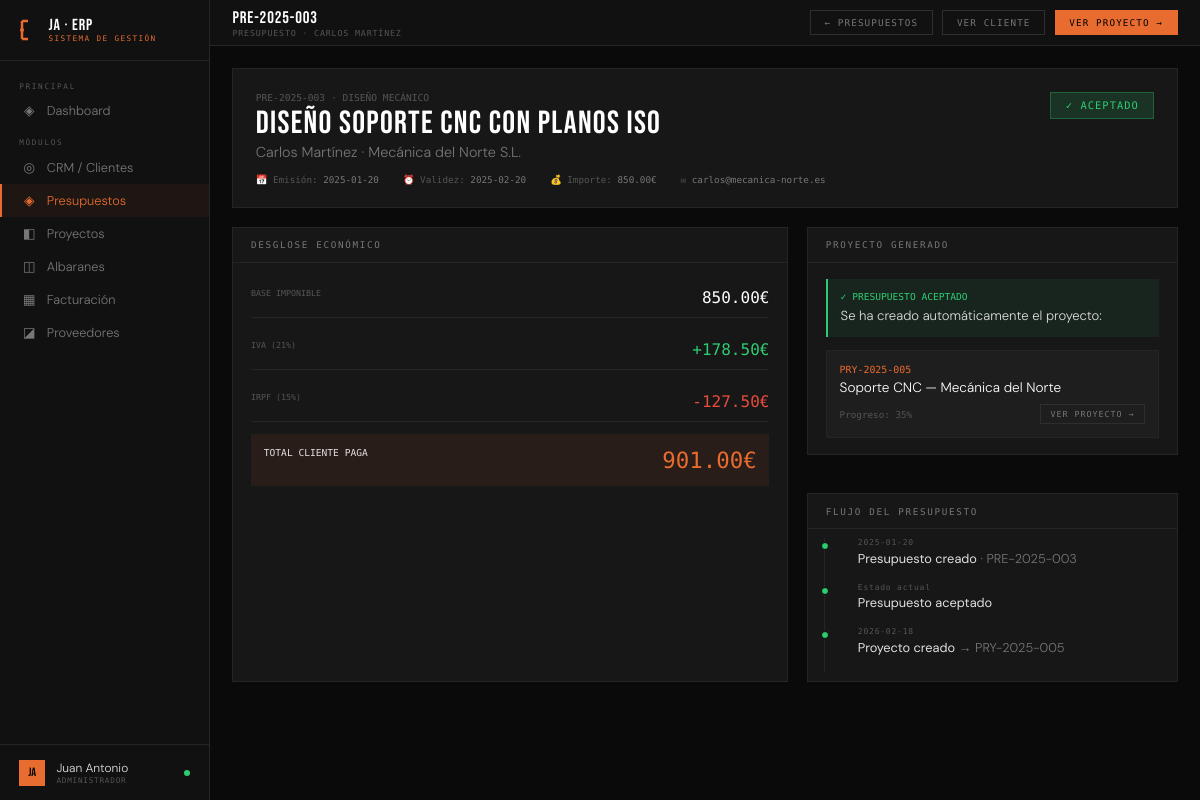
The page /presupuesto/1 on the database its author committed.
### tables this page shows
CREATE TABLE presupuestos (
        id INTEGER PRIMARY KEY AUTOINCREMENT,
        cliente_id INTEGER, numero TEXT UNIQUE, descripcion TEXT,
        servicio TEXT, importe REAL, estado TEXT DEFAULT 'borrador',
        fecha_emision TEXT, fecha_validez TEXT, notas TEXT,
        FOREIGN KEY (cliente_id) REFERENCES clientes(id));

CREATE TABLE clientes (
        id INTEGER PRIMARY KEY AUTOINCREMENT,
        nombre TEXT NOT NULL, empresa TEXT, email TEXT, telefono TEXT,
        sector TEXT, estado TEXT DEFAULT 'lead', notas TEXT,
        fecha_alta TEXT DEFAULT CURRENT_DATE);

CREATE TABLE proyectos (
        id INTEGER PRIMARY KEY AUTOINCREMENT,
        cliente_id INTEGER, presupuesto_id INTEGER,
        referencia TEXT UNIQUE, nombre TEXT NOT NULL,
        servicio TEXT, estado TEXT DEFAULT 'en_diseno',
        progreso INTEGER DEFAULT 0,
        fecha_inicio TEXT, fecha_entrega TEXT,
        importe REAL DEFAULT 0,
        horas_estimadas REAL DEFAULT 0,
        notas TEXT,
        fecha_creacion TEXT DEFAULT CURRENT_DATE,
        FOREIGN KEY (cliente_id) REFERENCES clientes(id),
        FOREIGN KEY (presupuesto_id) REFERENCES presupuestos(id));

### app.py (the view)
@app.route('/presupuesto/<int:id>')
def presupuesto_detalle(id):
    conn = get_db()
    presupuesto = conn.execute('''SELECT p.*,
        c.nombre as cliente_nombre, c.empresa as cliente_empresa, c.email as cliente_email
        FROM presupuestos p JOIN clientes c ON c.id = p.cliente_id
        WHERE p.id=?''',(id,)).fetchone()
    proyecto = conn.execute('SELECT * FROM proyectos WHERE presupuesto_id=?',(id,)).fetchone()
    conn.close()
    return render_template('presupuesto_detalle.html', presupuesto=presupuesto, proyecto=proyecto)

### app.py (called while the page is built)
def get_db():
    conn = sqlite3.connect(DB)
    conn.row_factory = sqlite3.Row
    return conn

@app.context_processor
def inject_globals():
    return {
        'today': date.today().isoformat(),
        'now': datetime.now().strftime('%b %Y'),
        'request': request,
    }

### templates/presupuesto_detalle.html (shortened to what this page needs)
{% extends "base.html" %}
{% block topbar %}
<div><div class="topbar-title">{{ presupuesto.numero }}</div><div class="topbar-sub">Presupuesto · {{ presupuesto.cliente_nombre }}</div></div>
<div class="topbar-right">
  <a href="/presupuestos" class="btn">← Presupuestos</a>
  <a href="/cliente/{{ presupuesto.cliente_id }}" class="btn">Ver cliente</a>
  {% if proyecto %}
  <a href="/proyecto/{{ proyecto.id }}" class="btn btn-primary">Ver proyecto →</a>
  {% endif %}
</div>
{% endblock %}
{% block content %}
<div class="detail-header">
  <div>
    <div style="font-family:var(--mono);font-size:.6rem;color:var(--muted);margin-bottom:.3rem">{{ presupuesto.numero }} · {{ presupuesto.servicio|upper }}</div>
    <div class="detail-name">{{ presupuesto.descripcion }}</div>
    <div class="detail-company">{{ presupuesto.cliente_nombre }} · {{ presupuesto.cliente_empresa or '' }}</div>
    <div class="detail-meta">
      <div class="detail-meta-item">📅 Emisión: <span>{{ presupuesto.fecha_emision }}</span></div>
      <div class="detail-meta-item">⏰ Validez: <span>{{ presupuesto.fecha_validez }}</span></div>
      <div class="detail-meta-item">💰 Importe: <span>{{ "%.2f"|format(presupuesto.importe) }}€</span></div>
      {% if presupuesto.cliente_email %}<div class="detail-meta-item">✉ <span>{{ presupuesto.cliente_email }}</span></div>{% endif %}
    </div>
  </div>
  <div style="text-align:right">
    <div style="margin-bottom:1rem">
      {% if presupuesto.estado == 'borrador' %}<span class="badge badge-muted" style="font-size:.65rem;padding:.4rem .9rem">📝 BORRADOR</span>
      {% elif presupuesto.estado == 'enviado' %}<span class="badge badge-yellow" style="font-size:.65rem;padding:.4rem .9rem">📤 ENVIADO</span>
      {% elif presupuesto.estado == 'aceptado' %}<span class="badge badge-green" style="font-size:.65rem;padding:.4rem .9rem">✓ ACEPTADO</span>
      {% elif presupuesto.estado == 'rechazado' %}<span class="badge badge-red" style="font-size:.65rem;padding:.4rem .9rem">✗ RECHAZADO</span>
      {% endif %}
    </div>
  </div>
</div>
<div class="grid-60-40">
  <div class="panel">
    <div class="panel-header"><span class="panel-title">Desglose económico</span></div>
    <div class="panel-body">
      <div style="display:flex;flex-direction:column;gap:.8rem">
        <div style="display:flex;justify-content:space-between;padding:.6rem 0;border-bottom:1px solid var(--border)">
          <span style="font-family:var(--mono);font-size:.52rem;color:var(--muted);text-transform:uppercase">Base imponible</span>
          <span style="font-family:var(--mono);font-size:1rem;color:#fff">{{ "%.2f"|format(presupuesto.importe) }}€</span>
        </div>
        <div style="display:flex;justify-content:space-between;padding:.6rem 0;border-bottom:1px solid var(--border)">
          <span style="font-family:var(--mono);font-size:.52rem;color:var(--muted);text-transform:uppercase">IVA (21%)</span>
          <span style="font-family:var(--mono);font-size:1rem;color:var(--green)">+{{ "%.2f"|format(presupuesto.importe * 0.21) }}€</span>
        </div>
        <div style="display:flex;justify-content:space-between;padding:.6rem 0;border-bottom:1px solid var(--border)">
          <span style="font-family:var(--mono);font-size:.52rem;color:var(--muted);text-transform:uppercase">IRPF (15%)</span>
          <span style="font-family:var(--mono);font-size:1rem;color:var(--red)">-{{ "%.2f"|format(presupuesto.importe * 0.15) }}€</span>
        </div>
        <div style="display:flex;justify-content:space-between;padding:.8rem;background:rgba(232,108,47,.08)">
          <span style="font-family:var(--mono);font-size:.6rem;text-transform:uppercase;font-weight:500">Total cliente paga</span>
          <span style="font-family:var(--mono);font-size:1.4rem;color:var(--accent)">
            {{ "%.2f"|format(presupuesto.importe + presupuesto.importe*0.21 - presupuesto.importe*0.15) }}€
          </span>
        </div>
      </div>
    </div>
  </div>
  <div style="display:flex;flex-direction:column;gap:1.2rem">
    {% if proyecto %}
    <div class="panel">
      <div class="panel-header"><span class="panel-title">Proyecto generado</span></div>
      <div class="panel-body">
        <div style="background:rgba(46,204,113,.08);padding:.8rem;border-left:2px solid var(--green);margin-bottom:.8rem">
          <div style="font-family:var(--mono);font-size:.6rem;color:var(--green);margin-bottom:.3rem">✓ PRESUPUESTO ACEPTADO</div>
          <div style="font-size:.82rem;color:var(--text)">Se ha creado automáticamente el proyecto:</div>
        </div>
        <a href="/proyecto/{{ proyecto.id }}" style="text-decoration:none;display:block;background:var(--card);padding:.8rem;border:1px solid var(--border);transition:border-color .15s" onmouseover="this.style.borderColor='var(--accent)'" onmouseout="this.style.borderColor='var(--border)'">
          <div style="font-family:var(--mono);font-size:.62rem;color:var(--accent);margin-bottom:.3rem">{{ proyecto.referencia }}</div>
          <div style="font-size:.85rem;color:#fff">{{ proyecto.nombre }}</div>
          <div style="margin-top:.5rem;display:flex;justify-content:space-between;align-items:center">
            <span style="font-family:var(--mono);font-size:.58rem;color:var(--muted)">Progreso: {{ proyecto.progreso }}%</span>
            <span class="btn btn-sm">Ver proyecto →</span>
          </div>
        </a>
      </div>
    </div>
    {% endif %}
    <div class="panel">
      <div class="panel-header"><span class="panel-title">Flujo del presupuesto</span></div>
      <div class="panel-body" style="padding:.6rem 1rem">
        <div class="timeline">
          <div class="tl-item">
            <div class="tl-dot green"></div>
            <div class="tl-date">{{ presupuesto.fecha_emision }}</div>
            <div class="tl-text"><strong>Presupuesto creado</strong> · {{ presupuesto.numero }}</div>
          </div>
          {% if presupuesto.estado in ['enviado', 'aceptado', 'rechazado'] %}
          <div class="tl-item">
            <div class="tl-dot {% if presupuesto.estado == 'enviado' %}orange{% else %}green{% endif %}"></div>
            <div class="tl-date">Estado actual</div>
            <div class="tl-text"><strong>Presupuesto {{ presupuesto.estado }}</strong></div>
          </div>
          {% endif %}
          {% if proyecto %}
          <div class="tl-item">
            <div class="tl-dot green"></div>
            <div class="tl-date">{{ proyecto.fecha_creacion }}</div>
            <div class="tl-text"><strong>Proyecto creado</strong> → {{ proyecto.referencia }}</div>
          </div>
          {% else %}
          <div class="tl-item">
            <div class="tl-dot muted"></div>
            <div class="tl-date">Pendiente</div>
            <div class="tl-text" style="color:var(--muted)">Proyecto (se crea al aceptar)</div>
          </div>
          {% endif %}
        </div>
      </div>
    </div>
  </div>
</div>
{% endblock %}

### templates/base.html (style rules this page uses)
:root { --bg:#0a0a0a;--surface:#111;--panel:#171717;--card:#1e1e1e; --border:#252525;--border2:#2e2e2e; --accent:#e86c2f;--accent2:#f0a500; --green:#2ecc71;--red:#e74c3c;--blue:#3498db;--yellow:#f39c12; --text:#e0e0e0;--muted:#555;--muted2:#777; --mono:'Share Tech Mono',monospace;--display:'Bebas Neue',sans-serif;--body:'DM Sans',sans-serif; }
*,*::before,*::after { box-sizing:border-box;margin:0;padding:0; }
html,body { height:100%;overflow:hidden; }
body { background:var(--bg);color:var(--text);font-family:var(--body);font-weight:300;display:flex; }
.topbar-title { font-family:var(--display);font-size:1.05rem;letter-spacing:.05em;color:#fff; }
.topbar-sub { font-family:var(--mono);font-size:.52rem;color:var(--muted);letter-spacing:.1em;text-transform:uppercase; }
.topbar-right { margin-left:auto;display:flex;align-items:center;gap:.6rem; }
.btn { font-family:var(--mono);font-size:.58rem;letter-spacing:.12em;text-transform:uppercase;padding:.38rem .85rem;border:1px solid var(--border2);background:transparent;color:var(--muted2);cursor:pointer;transition:all .15s;text-decoration:none;display:inline-block; }
.btn-primary { background:var(--accent);border-color:var(--accent);color:#000; }
.btn-sm { padding:.25rem .6rem;font-size:.52rem; }
.panel { background:var(--panel);border:1px solid var(--border);margin-bottom:1.2rem; }
.panel-header { padding:.7rem 1.1rem;border-bottom:1px solid var(--border);display:flex;align-items:center;justify-content:space-between;gap:1rem; }
.panel-title { font-family:var(--mono);font-size:.58rem;letter-spacing:.18em;text-transform:uppercase;color:var(--muted2); }
.panel-body { padding:1rem 1.1rem; }
.badge { font-family:var(--mono);font-size:.48rem;letter-spacing:.1em;text-transform:uppercase;padding:.18rem .48rem;display:inline-block; }
.badge-green { background:rgba(46,204,113,.15);color:var(--green);border:1px solid rgba(46,204,113,.3); }
.timeline { position:relative;padding-left:1.1rem; }
.timeline::before { content:'';position:absolute;left:0;top:0;bottom:0;width:1px;background:var(--border); }
.tl-item { position:relative;padding:0 0 1rem 1rem; }
.tl-dot { position:absolute;left:-1.28rem;top:.25rem;width:8px;height:8px;border-radius:50%;border:1px solid var(--bg); }
.tl-dot.green { background:var(--green); }
.tl-date { font-family:var(--mono);font-size:.5rem;color:var(--muted);letter-spacing:.1em;margin-bottom:.15rem; }
.tl-text { font-size:.8rem;color:var(--muted2); }
.tl-text strong { color:var(--text);font-weight:400; }
.grid-60-40 { display:grid;grid-template-columns:1.5fr 1fr;gap:1.2rem; }
.detail-header { background:var(--panel);border:1px solid var(--border);padding:1.4rem;margin-bottom:1.2rem;display:flex;align-items:flex-start;justify-content:space-between;gap:1rem; }
.detail-name { font-family:var(--display);font-size:2rem;letter-spacing:.04em;color:#fff;line-height:1; }
.detail-company { font-size:.9rem;color:var(--muted2);margin-top:.2rem; }
.detail-meta { display:flex;gap:1.5rem;margin-top:.8rem;flex-wrap:wrap; }
.detail-meta-item { font-family:var(--mono);font-size:.58rem;color:var(--muted); }
.detail-meta-item span { color:var(--muted2); }

### rows shown on the page
presupuestos: numero "PRE-2025-003", servicio "DISEÑO MECÁNICO", descripcion "Diseño soporte CNC con planos ISO", fecha_emision "2025-01-20", fecha_validez "2025-02-20", importe "850.00", presupuesto.importe*0.21 "178.50", presupuesto.importe*0.15 "127.50", importe "901.00", estado "aceptado"
clientes: cliente_nombre "CARLOS MARTÍNEZ", cliente_nombre "Carlos Martínez", empresa "Mecánica del Norte S.L.", cliente_email "carlos@mecanica-norte.es"
proyectos: referencia "PRY-2025-005", nombre "Soporte CNC — Mecánica del Norte", progreso "35", fecha_creacion "2026-02-18"
